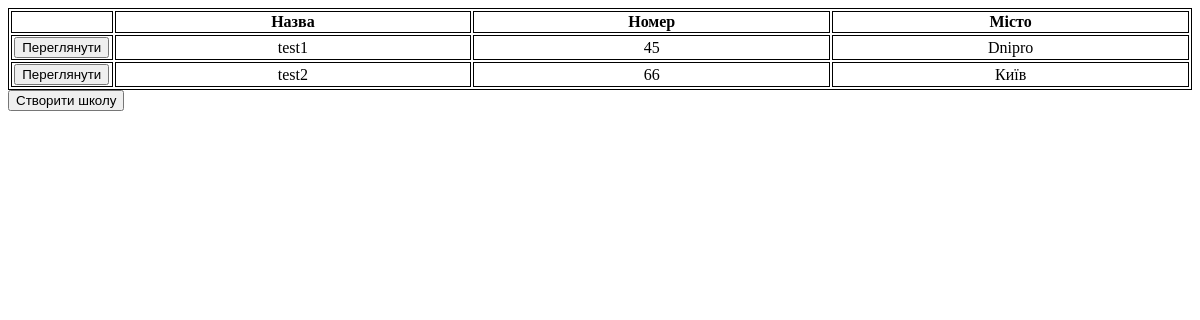
The page /schools/ on the database as committed earlier.
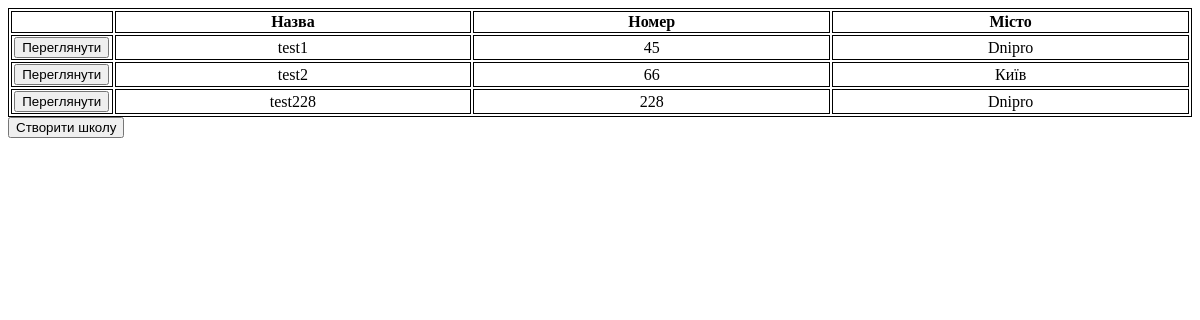
The same page on the database as committed later.
### MainApp/models.py (models this page shows)
class School(models.Model):
    title = models.CharField(max_length=255)
    number = models.IntegerField()
    town = models.CharField(max_length=255)
    clases = models.JSONField()
    lessons = models.JSONField()
    teachers = models.JSONField()
    class_form = models.JSONField()
    lesson_form = models.JSONField()
    password = models.CharField(max_length=255)
    time_create = models.DateTimeField(auto_now_add = True)
    time_update = models.DateTimeField(auto_now= True)

### MainApp/views.py (the view)
# urls.py: path('schools/', Schoolswork.as_view(), name = "schools"),
class Schoolswork(TemplateView):
    template_name = "MainApp/schools.html"
    id = -1
    def dispatch(self, request):
        school = School.objects.all()
        if request.method == "POST":
            self.id = request.POST.get('id')
            return redirect('/school/' + str(self.id))
        return render(request, self.template_name, context= {"school": school, 'range': school})

### MainApp/templates/MainApp/schools.html (shortened to what this page needs)
{% load static %}
<!DOCTYPE html>
<html lang="en">
<head>
    <link rel="stylesheet" href="{% static 'schools.css' %}" type="text/css">
</head>
<body>
            <table>
                <tr>
                    <th class='id_td'>
                    </th>
                    <th>
                        Назва
                    </th>
                    <th>
                        Номер
                    </th>
                    <th>
                        Місто
                    </th>
                </tr>
                {% for i in range %}
                <tr>
                    <td class= 'id_td'>
                        <form action="" method="POST">
                            <button type="submit" name='id'  value="{{i.id}}">Переглянути</button>
                        </form>
                    </td>
                    <td>{{i.title}}</td>
                    <td>{{i.number}}</td>
                    <td>{{i.town}}</td>
                </tr>
        {% endfor %}
    </table>
    <a href="{% url 'make' %}"><button type="button" class="">Cтворити школу</button></a>
</body>
</html>

### MainApp/static/schools.css (style rules this page uses)
table { width: 100%; border: 1px solid black }
td { border-right: 1px solid black; width: 25%; text-align: center; }
th { border: 1px solid black; width: 25%; text-align: center; }
td { border: 1px solid black; }
.id_td { width: 1%; }

Rows that differ between the two databases and show on the page:
added School: {{ i.id }} 21 (drawn), title "test228", number "228", town "Dnipro"
